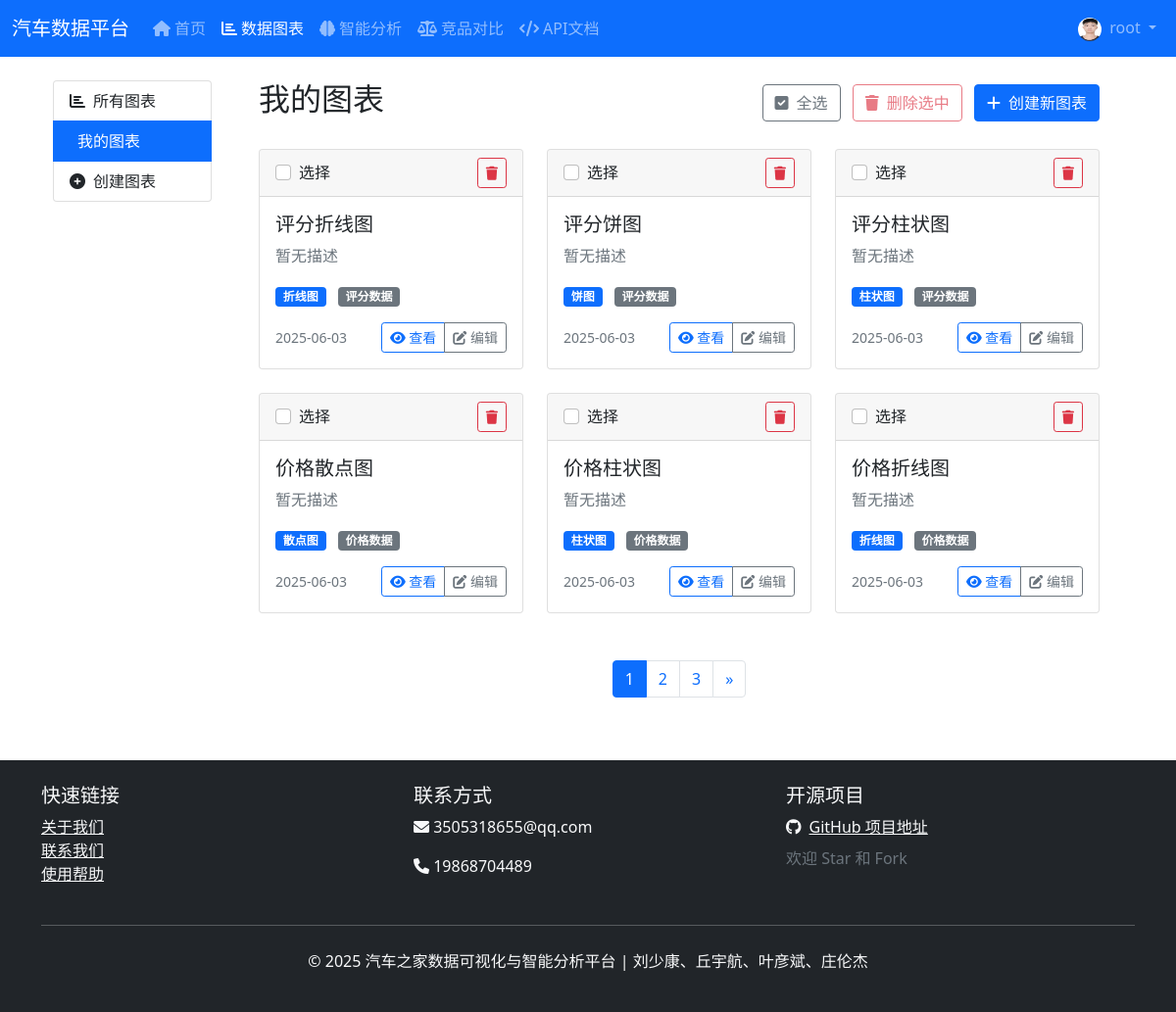
/visualization/charts/my/ (signed in), run on an earlier commit of the app's database.
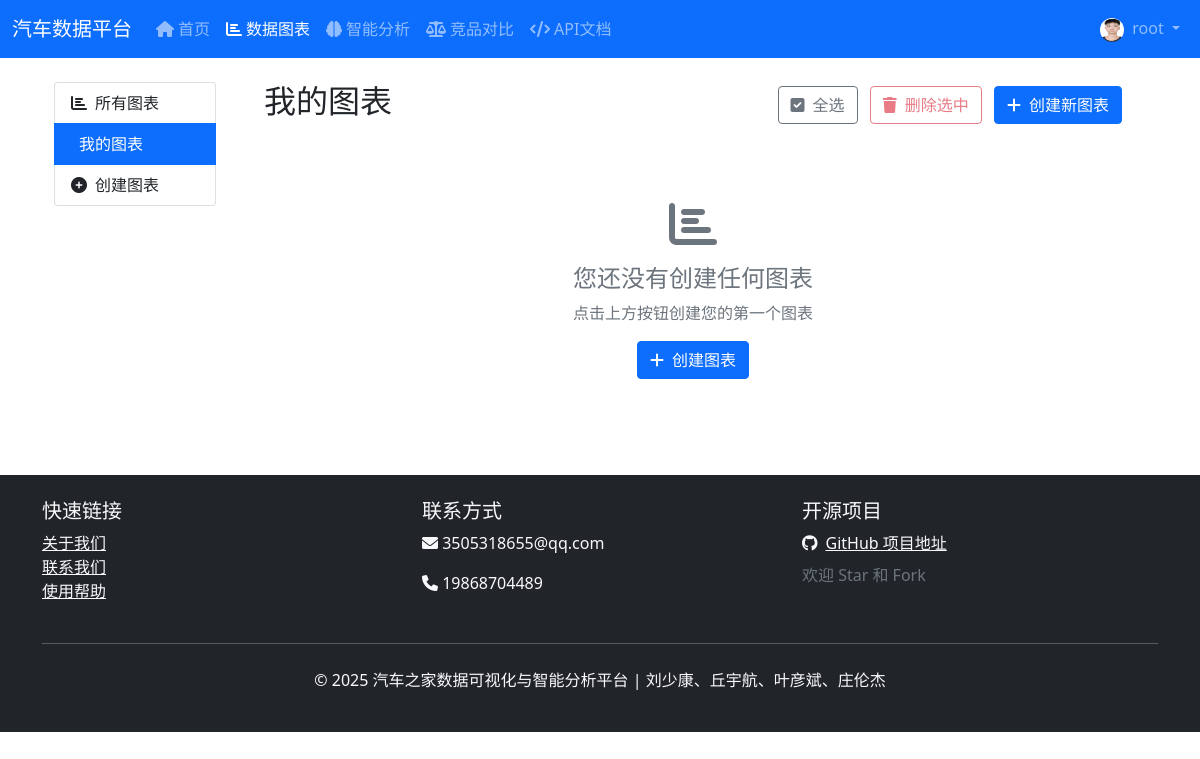
And on a later commit of the database.
### visualization/models.py (models this page shows, shortened)
class Chart(models.Model):
    CHART_TYPES = (
        ('line', '折线图'),
        ('bar', '柱状图'),
        ('pie', '饼图'),
        ('scatter', '散点图'),
        ('heatmap', '热力图'),
        ('radar', '雷达图'),
    )
    DATA_TYPES = (
        ('sales', '销量数据'),
        ('price', '价格数据'),
        ('rating', '评分数据'),
        ('comment', '评论数据'),
    )
    title = models.CharField(max_length=100, verbose_name='图表标题')
    description = models.TextField(blank=True, null=True, verbose_name='图表描述')
    chart_type = models.CharField(max_length=20, choices=CHART_TYPES, verbose_name='图表类型')
    data_type = models.CharField(max_length=20, choices=DATA_TYPES, verbose_name='数据类型')
    config = models.JSONField(default=dict, verbose_name='图表配置')
    created_by = models.ForeignKey(User, on_delete=models.CASCADE, verbose_name='创建者')
    created_at = models.DateTimeField(default=timezone.now, verbose_name='创建时间')
    updated_at = models.DateTimeField(auto_now=True, verbose_name='更新时间')
    is_public = models.BooleanField(default=True, verbose_name='是否公开')
    class Meta:
        verbose_name = '图表'
        verbose_name_plural = verbose_name
        ordering = ['-created_at']

### visualization/views.py (the view)
# urls.py: path('charts/my/', views.my_charts, name='my_charts'),
@login_required
def my_charts(request):
    charts = Chart.objects.filter(created_by=request.user).select_related('created_by').order_by('-created_at')
    paginator = Paginator(charts, 6)  # 每页显示6个图表
    page_number = request.GET.get('page')
    page_obj = paginator.get_page(page_number)
    return render(request, 'visualization/my_charts.html', {
        'charts': page_obj,
        'page_obj': page_obj
    })

### accounts/models.py (called while the page is built)
    def get_avatar_url(self):
        if self.avatar and self.avatar.url:
            return self.avatar.url
        return '/static/images/default-avatar.svg'

### templates/visualization/my_charts.html (shortened to what the changed rows need)
{% extends "visualization/base.html" %}
{% block visualization_content %}
<div class="container">
    <div class="row">
        <div class="col-12">
            <div class="d-flex justify-content-between align-items-center mb-4">
                <h2>我的图表</h2>
            </div>
            {% if charts %}
            <div class="row">
                {% for chart in charts %}
                <div class="col-md-6 col-lg-4 mb-4">
                    <div class="card h-100">
                        <div class="card-header d-flex justify-content-between align-items-center">
                            <div class="form-check">
                                <input class="form-check-input chart-checkbox" type="checkbox" value="{{ chart.id }}" id="chart_{{ chart.id }}" onchange="updateDeleteButton()">
                                <label class="form-check-label" for="chart_{{ chart.id }}">
                                    选择
                                </label>
                            </div>
                            <button class="btn btn-sm btn-outline-danger" onclick="deleteChart({{ chart.id }})" title="删除图表">
                                <i class="fas fa-trash"></i>
                            </button>
                        </div>
                        <div class="card-body">
                            <h5 class="card-title">{{ chart.title }}</h5>
                            <p class="card-text text-muted">{{ chart.description|default:"暂无描述" }}</p>
                            <div class="mb-3">
                                <span class="badge bg-primary me-2">{{ chart.get_chart_type_display }}</span>
                                <span class="badge bg-secondary">{{ chart.get_data_type_display }}</span>
                            </div>
                            <div class="d-flex justify-content-between align-items-center">
                                <small class="text-muted">{{ chart.created_at|date:"Y-m-d" }}</small>
                                <div class="btn-group btn-group-sm">
                                    <a href="{% url 'visualization:chart_detail' chart.id %}" class="btn btn-outline-primary">
                                        <i class="fas fa-eye"></i> 查看
                                    </a>
                                    <a href="{% url 'visualization:chart_edit' chart.id %}" class="btn btn-outline-secondary">
                                        <i class="fas fa-edit"></i> 编辑
                                    </a>
                                </div>
                            </div>
                        </div>
                    </div>
                </div>
                {% endfor %}
            </div>
            {% else %}
            <div class="text-center py-5">
                <i class="fas fa-chart-bar fa-3x text-muted mb-3"></i>
                <h4 class="text-muted">您还没有创建任何图表</h4>
                <p class="text-muted">点击上方按钮创建您的第一个图表</p>
                <a href="{% url 'visualization:chart_create' %}" class="btn btn-primary">
                    <i class="fas fa-plus me-2"></i>创建图表
                </a>
            </div>
            {% endif %}
            {% if page_obj.paginator.num_pages > 1 %}
            <nav aria-label="图表分页" class="mt-4">
                <ul class="pagination justify-content-center">
                    {% for num in page_obj.paginator.page_range %}
                    <li class="page-item {% if page_obj.number == num %}active{% endif %}">
                        <a class="page-link" href="?page={{ num }}">{{ num }}</a>
                    </li>
                    {% endfor %}
                    {% if page_obj.has_next %}
                    <li class="page-item">
                        <a class="page-link" href="?page={{ page_obj.next_page_number }}" aria-label="Next">
                            <span aria-hidden="true">&raquo;</span>
                        </a>
                    </li>
                    {% endif %}
                </ul>
            </nav>
            {% endif %}
        </div>
    </div>
</div>
{% endblock %}

What changed in the data, as far as the page shows it:
removed Chart: title "评分折线图", description "暂无描述", chart_type "折线图", data_type "评分数据", created_at "2025-06-03"
removed Chart: title "评分饼图", description "暂无描述", chart_type "饼图", data_type "评分数据", created_at "2025-06-03"
removed Chart: title "评分柱状图", description "暂无描述", chart_type "柱状图", data_type "评分数据", created_at "2025-06-03"
removed Chart: title "价格散点图", description "暂无描述", chart_type "散点图", data_type "价格数据", created_at "2025-06-03"
removed Chart: title "价格柱状图", description "暂无描述", chart_type "柱状图", data_type "价格数据", created_at "2025-06-03"
removed Chart: title "价格折线图", description "暂无描述", chart_type "折线图", data_type "价格数据", created_at "2025-06-03"
Also different on the page:
text now shown: "您还没有创建任何图表 点击上方按钮创建您的第一个图表 创建图表"
list line gone: "1"
list line gone: "2"
list line gone: "3"
